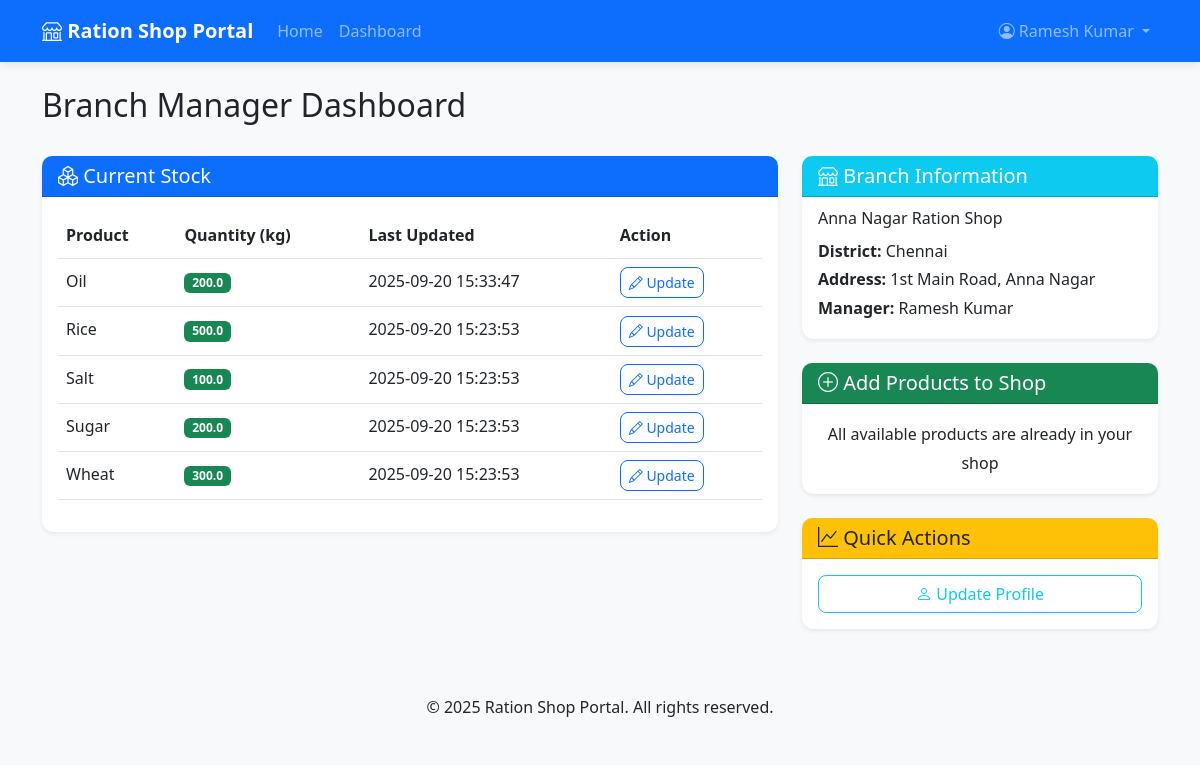
Page /branch/dashboard (signed in) on the committed database.
### tables this page shows
CREATE TABLE stock (
        stock_id INTEGER PRIMARY KEY AUTOINCREMENT,
        shop_id INTEGER NOT NULL,
        product_id INTEGER NOT NULL,
        quantity REAL NOT NULL DEFAULT 0,
        last_updated DATETIME DEFAULT CURRENT_TIMESTAMP,
        FOREIGN KEY (shop_id) REFERENCES shops (shop_id),
        FOREIGN KEY (product_id) REFERENCES products (product_id),
        UNIQUE(shop_id, product_id)
    );

CREATE TABLE products (
        product_id INTEGER PRIMARY KEY AUTOINCREMENT,
        product_name TEXT NOT NULL UNIQUE
    );

CREATE TABLE shops (
        shop_id INTEGER PRIMARY KEY AUTOINCREMENT,
        shop_name TEXT NOT NULL,
        district_id INTEGER NOT NULL,
        manager_id INTEGER,
        address TEXT,
        FOREIGN KEY (district_id) REFERENCES districts (district_id),
        FOREIGN KEY (manager_id) REFERENCES users (user_id)
    );

CREATE TABLE districts (
        district_id INTEGER PRIMARY KEY AUTOINCREMENT,
        district_name TEXT NOT NULL UNIQUE
    );

### app.py (the view)
@app.route('/branch/dashboard')
def branch_dashboard():
    if 'user_id' not in session or session['role'] != 'branch_manager':
        return redirect(url_for('login'))
    conn = get_db_connection()
    shop = conn.execute('''
        SELECT s.*, d.district_name
        FROM shops s
        JOIN districts d ON s.district_id = d.district_id
        WHERE s.manager_id = ?
    ''', (session['user_id'],)).fetchone()
    stock = conn.execute('''
        SELECT p.product_id, p.product_name, st.quantity, st.last_updated
        FROM stock st
        JOIN products p ON st.product_id = p.product_id
        WHERE st.shop_id = ?
        ORDER BY p.product_name
    ''', (shop['shop_id'],)).fetchall()
    available_products = conn.execute('''
        SELECT p.*
        FROM products p
        WHERE p.product_id NOT IN (
            SELECT product_id FROM stock WHERE shop_id = ?
        )
        ORDER BY p.product_name
    ''', (shop['shop_id'],)).fetchall()
    conn.close()
    return render_template('branch_dashboard.html', shop=shop, stock=stock, available_products=available_products)

### app.py (called while the page is built)
def get_db_connection():
    conn = sqlite3.connect('ration_shop.db')
    conn.row_factory = sqlite3.Row
    return conn

### templates/branch_dashboard.html (shortened to what this page needs)
{% extends "base.html" %}
{% block content %}
<div class="d-flex justify-content-between align-items-center mb-4">
    <h2>Branch Manager Dashboard</h2>
</div>
<div class="row">
    <div class="col-md-8">
        <div class="card shadow-sm mb-4">
            <div class="card-header bg-primary text-white">
                <h5 class="card-title mb-0"><i class="bi bi-boxes"></i> Current Stock</h5>
            </div>
            <div class="card-body">
                <div class="table-responsive">
                    <table class="table table-hover">
                        <thead>
                            <tr>
                                <th>Product</th>
                                <th>Quantity (kg)</th>
                                <th>Last Updated</th>
                                <th>Action</th>
                            </tr>
                        </thead>
                        <tbody>
                            {% for item in stock %}
                            <tr>
                                <td>{{ item.product_name }}</td>
                                <td>
                                    {% if item.quantity > 0 %}
                                        <span class="badge bg-success">{{ item.quantity }}</span>
                                    {% else %}
                                        <span class="badge bg-danger">Out of Stock</span>
                                    {% endif %}
                                </td>
                                <td>{{ item.last_updated }}</td>
                                <td>
                                    <button class="btn btn-sm btn-outline-primary" data-bs-toggle="modal" data-bs-target="#updateStockModal" data-product-id="{{ item.product_id }}" data-product-name="{{ item.product_name }}" data-current-quantity="{{ item.quantity }}">
                                        <i class="bi bi-pencil"></i> Update
                                    </button>
                                </td>
                            </tr>
                            {% else %}
                            <tr>
                                <td colspan="4" class="text-center">No products in stock yet</td>
                            </tr>
                            {% endfor %}
                        </tbody>
                    </table>
                </div>
            </div>
        </div>
    </div>
    <div class="col-md-4">
        <div class="card shadow-sm">
            <div class="card-header bg-info text-white">
                <h5 class="card-title mb-0"><i class="bi bi-shop"></i> Branch Information</h5>
            </div>
            <div class="card-body">
                <h6 class="card-subtitle mb-2">{{ shop.shop_name }}</h6>
                <p class="card-text">
                    <strong>District:</strong> {{ shop.district_name }}<br>
                    <strong>Address:</strong> {{ shop.address or 'Not specified' }}<br>
                    <strong>Manager:</strong> {{ session.name }}
                </p>
            </div>
        </div>
        <div class="card shadow-sm mt-4">
            <div class="card-header bg-success text-white">
                <h5 class="card-title mb-0"><i class="bi bi-plus-circle"></i> Add Products to Shop</h5>
            </div>
            <div class="card-body">
                {% if available_products %}
                <form id="addProductForm">
                    <div class="mb-3">
                        <label for="productSelect" class="form-label">Select Product</label>
                        <select class="form-select" id="productSelect" name="product_id" required>
                            <option value="" selected disabled>Choose a product</option>
                            {% for product in available_products %}
                                <option value="{{ product.product_id }}">{{ product.product_name }}</option>
                            {% endfor %}
                        </select>
                    </div>
                    <div class="mb-3">
                        <label for="initialQuantity" class="form-label">Initial Quantity (kg)</label>
                        <input type="number" class="form-control" id="initialQuantity" name="quantity" min="0" step="0.1" value="0" required>
                    </div>
                    <button type="submit" class="btn btn-success w-100">Add to Shop</button>
                </form>
                {% else %}
                <p class="text-center mb-0">All available products are already in your shop</p>
                {% endif %}
            </div>
        </div>
        <div class="card shadow-sm mt-4">
            <div class="card-header bg-warning text-dark">
                <h5 class="card-title mb-0"><i class="bi bi-graph-up"></i> Quick Actions</h5>
            </div>
            <div class="card-body">
                <div class="d-grid gap-2">
                    <a href="{{ url_for('profile') }}" class="btn btn-outline-info">
                        <i class="bi bi-person"></i> Update Profile
                    </a>
                </div>
            </div>
        </div>
    </div>
</div>
{% endblock %}

### static/css/style.css (style rules this page uses)
body { background-color: #f8f9fa; }
.card { border: none; border-radius: 10px; }
.card-header { border-radius: 10px 10px 0 0 !important; }
.table th { border-top: none; font-weight: 600; }
.btn { border-radius: 6px; }
:root { --primary: #0d6efd; --secondary: #6c757d; --success: #198754; --info: #0dcaf0; --warning: #ffc107; --danger: #dc3545; --light: #f8f9fa; --dark: #212529; }
body { font-family: 'Segoe UI', Tahoma, Geneva, Verdana, sans-serif; line-height:1.8; }
.card { transition: transform 0.3s ease, box-shadow 0.3s ease; border: none; border-radius: 12px; }
.btn { border-radius: 8px; font-weight: 500; transition: all 0.3s ease; }

### rows in the picture
stock: product_name "Oil", quantity "200.0", last_updated "2025-09-20 15:33:47"
stock: product_name "Rice", quantity "500.0", last_updated "2025-09-20 15:23:53"
stock: product_name "Salt", quantity "100.0", last_updated "2025-09-20 15:23:53"
stock: product_name "Sugar", quantity "200.0", last_updated "2025-09-20 15:23:53"
stock: product_name "Wheat", quantity "300.0", last_updated "2025-09-20 15:23:53"
shops: shop_name "Anna Nagar Ration Shop", address "1st Main Road, Anna Nagar"
districts: district_name "Chennai"

### other values in the picture
{{ session.name }} "Ramesh Kumar"
